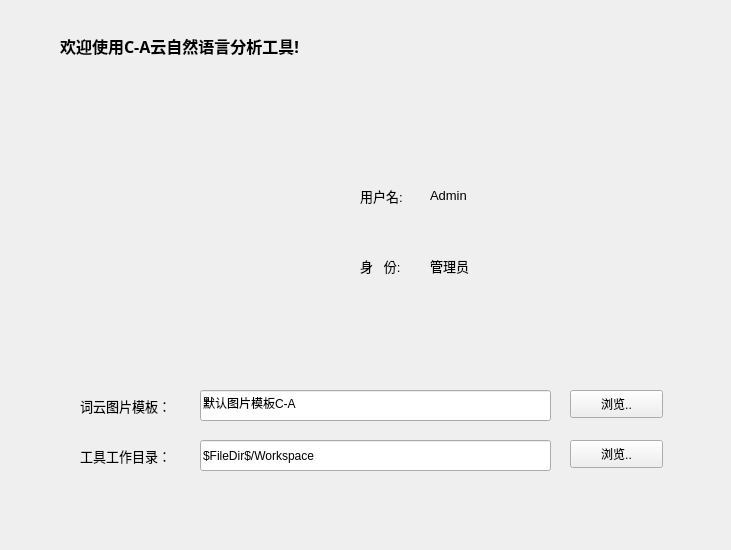
<?xml version="1.0" encoding="UTF-8"?>
<ui version="4.0">
 <class>Form</class>
 <widget class="QWidget" name="Form">
  <property name="geometry">
   <rect>
    <x>0</x>
    <y>0</y>
    <width>731</width>
    <height>550</height>
   </rect>
  </property>
  <property name="windowTitle">
   <string>Form</string>
  </property>
  <widget class="QLabel" name="Label_UserPhoto">
   <property name="geometry">
    <rect>
     <x>80</x>
     <y>100</y>
     <width>191</width>
     <height>241</height>
    </rect>
   </property>
   <property name="text">
    <string/>
   </property>
   <property name="pixmap">
    <pixmap>User.png</pixmap>
   </property>
  </widget>
  <widget class="QLabel" name="Label_UserName">
   <property name="geometry">
    <rect>
     <x>360</x>
     <y>180</y>
     <width>61</width>
     <height>31</height>
    </rect>
   </property>
   <property name="font">
    <font>
     <family>Arial</family>
     <pointsize>10</pointsize>
    </font>
   </property>
   <property name="text">
    <string>用户名:</string>
   </property>
  </widget>
  <widget class="QLabel" name="Label_UserMessage">
   <property name="geometry">
    <rect>
     <x>360</x>
     <y>250</y>
     <width>61</width>
     <height>31</height>
    </rect>
   </property>
   <property name="font">
    <font>
     <family>Arial</family>
     <pointsize>10</pointsize>
    </font>
   </property>
   <property name="text">
    <string>身   份:</string>
   </property>
  </widget>
  <widget class="QLabel" name="Label_UserName_2">
   <property name="geometry">
    <rect>
     <x>430</x>
     <y>180</y>
     <width>231</width>
     <height>31</height>
    </rect>
   </property>
   <property name="font">
    <font>
     <family>Arial</family>
     <pointsize>10</pointsize>
    </font>
   </property>
   <property name="text">
    <string>Admin</string>
   </property>
  </widget>
  <widget class="QLabel" name="Label_UserMassege_2">
   <property name="geometry">
    <rect>
     <x>430</x>
     <y>250</y>
     <width>231</width>
     <height>31</height>
    </rect>
   </property>
   <property name="font">
    <font>
     <family>Arial</family>
     <pointsize>10</pointsize>
    </font>
   </property>
   <property name="text">
    <string>管理员</string>
   </property>
  </widget>
  <widget class="QLabel" name="Label_Show">
   <property name="geometry">
    <rect>
     <x>60</x>
     <y>30</y>
     <width>351</width>
     <height>31</height>
    </rect>
   </property>
   <property name="font">
    <font>
     <family>Bahnschrift SemiBold</family>
     <pointsize>12</pointsize>
     <weight>75</weight>
     <bold>true</bold>
    </font>
   </property>
   <property name="text">
    <string>欢迎使用C-A云自然语言分析工具!</string>
   </property>
  </widget>
  <widget class="QLabel" name="Label_SetPhoto">
   <property name="geometry">
    <rect>
     <x>80</x>
     <y>390</y>
     <width>111</width>
     <height>31</height>
    </rect>
   </property>
   <property name="font">
    <font>
     <family>Arial</family>
     <pointsize>10</pointsize>
    </font>
   </property>
   <property name="text">
    <string>词云图片模板：</string>
   </property>
  </widget>
  <widget class="QLineEdit" name="lineEdit_SetPhoto">
   <property name="geometry">
    <rect>
     <x>200</x>
     <y>390</y>
     <width>351</width>
     <height>31</height>
    </rect>
   </property>
   <property name="inputMask">
    <string/>
   </property>
   <property name="text">
    <string>默认图片模板C-A</string>
   </property>
  </widget>
  <widget class="QPushButton" name="pushButton_SetPhoto">
   <property name="geometry">
    <rect>
     <x>570</x>
     <y>390</y>
     <width>93</width>
     <height>28</height>
    </rect>
   </property>
   <property name="text">
    <string>浏览..</string>
   </property>
  </widget>
  <widget class="QLabel" name="Label_SetPath">
   <property name="geometry">
    <rect>
     <x>80</x>
     <y>440</y>
     <width>111</width>
     <height>31</height>
    </rect>
   </property>
   <property name="font">
    <font>
     <family>Arial</family>
     <pointsize>10</pointsize>
    </font>
   </property>
   <property name="text">
    <string>工具工作目录：</string>
   </property>
  </widget>
  <widget class="QLineEdit" name="lineEdit_SetPath">
   <property name="geometry">
    <rect>
     <x>200</x>
     <y>440</y>
     <width>351</width>
     <height>31</height>
    </rect>
   </property>
   <property name="text">
    <string>$FileDir$/Workspace</string>
   </property>
  </widget>
  <widget class="QPushButton" name="pushButton_SetPath">
   <property name="geometry">
    <rect>
     <x>570</x>
     <y>440</y>
     <width>93</width>
     <height>28</height>
    </rect>
   </property>
   <property name="text">
    <string>浏览..</string>
   </property>
  </widget>
 </widget>
 <resources/>
 <connections/>
</ui>
